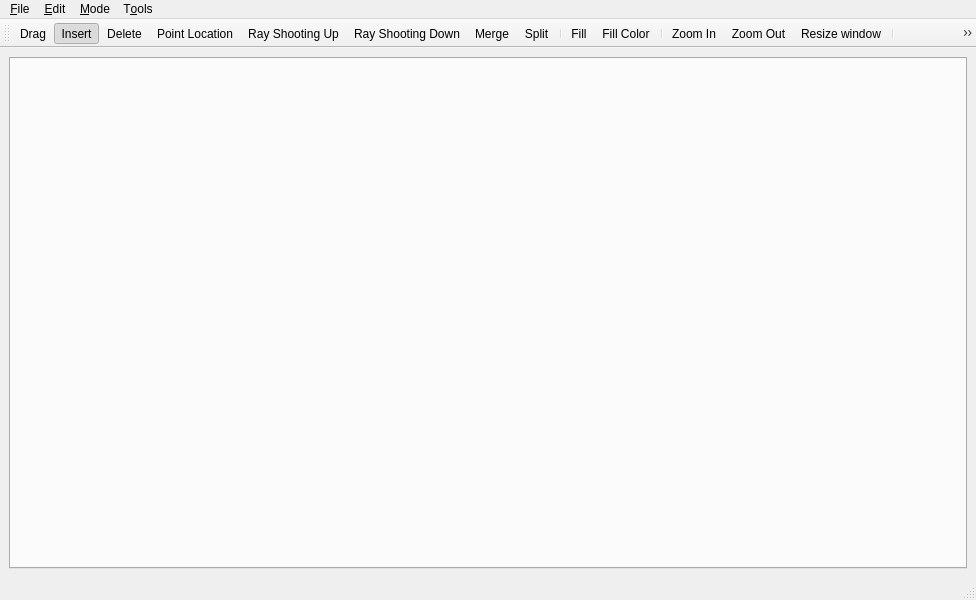
<?xml version="1.0" encoding="UTF-8"?>
<ui version="4.0">
 <class>ArrangementDemoWindow</class>
 <widget class="QMainWindow" name="ArrangementDemoWindow">
  <property name="geometry">
   <rect>
    <x>0</x>
    <y>0</y>
    <width>976</width>
    <height>600</height>
   </rect>
  </property>
  <property name="windowTitle">
   <string>Arrangement_2 Demo</string>
  </property>
  <widget class="QWidget" name="centralwidget">
   <layout class="QGridLayout" name="gridLayout">
    <item row="0" column="0">
     <widget class="QTabWidget" name="tabWidget">
      <property name="currentIndex">
       <number>-1</number>
      </property>
     </widget>
    </item>
   </layout>
  </widget>
  <widget class="QStatusBar" name="statusbar"/>
  <widget class="QToolBar" name="toolBar">
   <property name="windowTitle">
    <string>toolBar</string>
   </property>
   <attribute name="toolBarArea">
    <enum>TopToolBarArea</enum>
   </attribute>
   <attribute name="toolBarBreak">
    <bool>false</bool>
   </attribute>
   <addaction name="actionDrag"/>
   <addaction name="actionInsert"/>
   <addaction name="actionDelete"/>
   <addaction name="actionPointLocation"/>
   <addaction name="actionRayShootingUp"/>
   <addaction name="actionRayShootingDown"/>
   <addaction name="actionMerge"/>
   <addaction name="actionSplit"/>
   <addaction name="separator"/>
   <addaction name="actionFill"/>
   <addaction name="actionFillColor"/>
   <addaction name="separator"/>
   <addaction name="actionZoomIn"/>
   <addaction name="actionZoomOut"/>
   <addaction name="actionResizeWindow"/>
   <addaction name="separator"/>
   <addaction name="actionSnapMode"/>
   <addaction name="actionGridSnapMode"/>
   <addaction name="separator"/>
   <addaction name="actionLowerEnvelope"/>
   <addaction name="actionUpperEnvelope"/>
   <addaction name="separator"/>
   <addaction name="actionConicSegment"/>
   <addaction name="actionCurveRay"/>
   <addaction name="actionCurveLine"/>
   <addaction name="actionConicCircle"/>
   <addaction name="actionConicEllipse"/>
   <addaction name="actionConicThreePoint"/>
   <addaction name="actionConicFivePoint"/>
  </widget>
  <widget class="QMenuBar" name="menubar">
   <property name="geometry">
    <rect>
     <x>0</x>
     <y>0</y>
     <width>976</width>
     <height>25</height>
    </rect>
   </property>
   <widget class="QMenu" name="menu_File">
    <property name="title">
     <string>&amp;File</string>
    </property>
    <addaction name="actionNewTab"/>
    <addaction name="actionCloseTab"/>
    <addaction name="separator"/>
    <addaction name="actionOpen"/>
    <addaction name="actionSaveAs"/>
    <addaction name="separator"/>
    <addaction name="actionQuit"/>
   </widget>
   <widget class="QMenu" name="menuMode">
    <property name="title">
     <string>&amp;Mode</string>
    </property>
    <addaction name="actionDrag"/>
    <addaction name="actionInsert"/>
    <addaction name="actionDelete"/>
    <addaction name="actionPointLocation"/>
    <addaction name="actionRayShootingUp"/>
    <addaction name="actionRayShootingDown"/>
    <addaction name="actionMerge"/>
    <addaction name="actionSplit"/>
    <addaction name="actionFill"/>
   </widget>
   <widget class="QMenu" name="menu_Edit">
    <property name="title">
     <string>&amp;Edit</string>
    </property>
    <addaction name="actionResizeWindow"/>
    <addaction name="separator"/>
    <addaction name="actionSnapMode"/>
    <addaction name="actionGridSnapMode"/>
    <addaction name="separator"/>
    <addaction name="actionShowGrid"/>
    <addaction name="separator"/>
    <addaction name="actionPreferences"/>
   </widget>
   <widget class="QMenu" name="menuT_ools">
    <property name="title">
     <string>T&amp;ools</string>
    </property>
    <addaction name="actionOverlay"/>
   </widget>
   <addaction name="menu_File"/>
   <addaction name="menu_Edit"/>
   <addaction name="menuMode"/>
   <addaction name="menuT_ools"/>
  </widget>
  <action name="actionQuit">
   <property name="text">
    <string>&amp;Quit</string>
   </property>
  </action>
  <action name="actionInsert">
   <property name="checkable">
    <bool>true</bool>
   </property>
   <property name="checked">
    <bool>true</bool>
   </property>
   <property name="icon">
    <iconset resource="ArrangementDemoWindow.qrc">
     <normaloff>:/icons/demo_insert.xpm</normaloff>:/icons/demo_insert.xpm</iconset>
   </property>
   <property name="text">
    <string>&amp;Insert</string>
   </property>
  </action>
  <action name="actionDelete">
   <property name="checkable">
    <bool>true</bool>
   </property>
   <property name="icon">
    <iconset resource="ArrangementDemoWindow.qrc">
     <normaloff>:/icons/demo_delete.xpm</normaloff>:/icons/demo_delete.xpm</iconset>
   </property>
   <property name="text">
    <string>&amp;Delete</string>
   </property>
  </action>
  <action name="actionDrag">
   <property name="checkable">
    <bool>true</bool>
   </property>
   <property name="icon">
    <iconset resource="ArrangementDemoWindow.qrc">
     <normaloff>:/icons/hand.xpm</normaloff>:/icons/hand.xpm</iconset>
   </property>
   <property name="text">
    <string>Drag</string>
   </property>
  </action>
  <action name="actionPointLocation">
   <property name="checkable">
    <bool>true</bool>
   </property>
   <property name="icon">
    <iconset resource="ArrangementDemoWindow.qrc">
     <normaloff>:/icons/demo_pointlocation.xpm</normaloff>:/icons/demo_pointlocation.xpm</iconset>
   </property>
   <property name="text">
    <string>Point Location</string>
   </property>
  </action>
  <action name="actionRayShootingUp">
   <property name="checkable">
    <bool>true</bool>
   </property>
   <property name="icon">
    <iconset resource="ArrangementDemoWindow.qrc">
     <normaloff>:/icons/demo_rayshoot_up.xpm</normaloff>:/icons/demo_rayshoot_up.xpm</iconset>
   </property>
   <property name="text">
    <string>Ray Shooting Up</string>
   </property>
  </action>
  <action name="actionRayShootingDown">
   <property name="checkable">
    <bool>true</bool>
   </property>
   <property name="icon">
    <iconset resource="ArrangementDemoWindow.qrc">
     <normaloff>:/icons/demo_rayshoot_down.xpm</normaloff>:/icons/demo_rayshoot_down.xpm</iconset>
   </property>
   <property name="text">
    <string>Ray Shooting Down</string>
   </property>
  </action>
  <action name="actionMerge">
   <property name="checkable">
    <bool>true</bool>
   </property>
   <property name="icon">
    <iconset resource="ArrangementDemoWindow.qrc">
     <normaloff>:/icons/demo_merge.xpm</normaloff>:/icons/demo_merge.xpm</iconset>
   </property>
   <property name="text">
    <string>Merge</string>
   </property>
  </action>
  <action name="actionSplit">
   <property name="checkable">
    <bool>true</bool>
   </property>
   <property name="icon">
    <iconset resource="ArrangementDemoWindow.qrc">
     <normaloff>:/icons/demo_split.xpm</normaloff>:/icons/demo_split.xpm</iconset>
   </property>
   <property name="text">
    <string>Split</string>
   </property>
  </action>
  <action name="actionFill">
   <property name="checkable">
    <bool>true</bool>
   </property>
   <property name="icon">
    <iconset resource="ArrangementDemoWindow.qrc">
     <normaloff>:/icons/demo_fill.xpm</normaloff>:/icons/demo_fill.xpm</iconset>
   </property>
   <property name="text">
    <string>Fill</string>
   </property>
  </action>
  <action name="actionSnapMode">
   <property name="checkable">
    <bool>true</bool>
   </property>
   <property name="icon">
    <iconset resource="ArrangementDemoWindow.qrc">
     <normaloff>:/icons/demo_snapvertex.xpm</normaloff>:/icons/demo_snapvertex.xpm</iconset>
   </property>
   <property name="text">
    <string>Enable snapping</string>
   </property>
  </action>
  <action name="actionGridSnapMode">
   <property name="checkable">
    <bool>true</bool>
   </property>
   <property name="icon">
    <iconset resource="ArrangementDemoWindow.qrc">
     <normaloff>:/icons/demo_snapgrid.xpm</normaloff>:/icons/demo_snapgrid.xpm</iconset>
   </property>
   <property name="text">
    <string>Snap to grid</string>
   </property>
  </action>
  <action name="actionSegment">
   <property name="text">
    <string>Segment</string>
   </property>
  </action>
  <action name="actionPolyline">
   <property name="text">
    <string>Polyline</string>
   </property>
  </action>
  <action name="actionConic">
   <property name="text">
    <string>Conic</string>
   </property>
  </action>
  <action name="actionNewTab">
   <property name="text">
    <string>New tab</string>
   </property>
   <property name="shortcut">
    <string>Ctrl+N</string>
   </property>
  </action>
  <action name="actionOverlay">
   <property name="text">
    <string>&amp;Overlay...</string>
   </property>
  </action>
  <action name="actionPreferences">
   <property name="text">
    <string>&amp;Preferences...</string>
   </property>
  </action>
  <action name="actionShowGrid">
   <property name="checkable">
    <bool>true</bool>
   </property>
   <property name="text">
    <string>Show &amp;grid</string>
   </property>
  </action>
  <action name="actionLowerEnvelope">
   <property name="checkable">
    <bool>true</bool>
   </property>
   <property name="icon">
    <iconset resource="ArrangementDemoWindow.qrc">
     <normaloff>:/icons/lower_env_xpm.xpm</normaloff>:/icons/lower_env_xpm.xpm</iconset>
   </property>
   <property name="text">
    <string>Lower envelope</string>
   </property>
  </action>
  <action name="actionUpperEnvelope">
   <property name="checkable">
    <bool>true</bool>
   </property>
   <property name="icon">
    <iconset resource="ArrangementDemoWindow.qrc">
     <normaloff>:/icons/upper_env_xpm.xpm</normaloff>:/icons/upper_env_xpm.xpm</iconset>
   </property>
   <property name="text">
    <string>Upper envelope</string>
   </property>
  </action>
  <action name="actionConicSegment">
   <property name="checkable">
    <bool>true</bool>
   </property>
   <property name="icon">
    <iconset resource="ArrangementDemoWindow.qrc">
     <normaloff>:/icons/demo_conic_segment.xpm</normaloff>:/icons/demo_conic_segment.xpm</iconset>
   </property>
   <property name="text">
    <string>Segment</string>
   </property>
  </action>
  <action name="actionConicCircle">
   <property name="checkable">
    <bool>true</bool>
   </property>
   <property name="icon">
    <iconset resource="ArrangementDemoWindow.qrc">
     <normaloff>:/icons/demo_conic_circle.xpm</normaloff>:/icons/demo_conic_circle.xpm</iconset>
   </property>
   <property name="text">
    <string>Circle</string>
   </property>
  </action>
  <action name="actionConicEllipse">
   <property name="checkable">
    <bool>true</bool>
   </property>
   <property name="icon">
    <iconset resource="ArrangementDemoWindow.qrc">
     <normaloff>:/icons/demo_conic_ellipse.xpm</normaloff>:/icons/demo_conic_ellipse.xpm</iconset>
   </property>
   <property name="text">
    <string>Ellipse</string>
   </property>
  </action>
  <action name="actionConicThreePoint">
   <property name="checkable">
    <bool>true</bool>
   </property>
   <property name="icon">
    <iconset resource="ArrangementDemoWindow.qrc">
     <normaloff>:/icons/demo_conic_3points.xpm</normaloff>:/icons/demo_conic_3points.xpm</iconset>
   </property>
   <property name="text">
    <string>Three Point Conic</string>
   </property>
  </action>
  <action name="actionConicFivePoint">
   <property name="checkable">
    <bool>true</bool>
   </property>
   <property name="icon">
    <iconset resource="ArrangementDemoWindow.qrc">
     <normaloff>:/icons/demo_conic_5points.xpm</normaloff>:/icons/demo_conic_5points.xpm</iconset>
   </property>
   <property name="text">
    <string>Five Point Conic</string>
   </property>
  </action>
  <action name="actionCloseTab">
   <property name="text">
    <string>Close Tab</string>
   </property>
   <property name="shortcut">
    <string>Ctrl+W</string>
   </property>
  </action>
  <action name="actionSaveAs">
   <property name="text">
    <string>Save As...</string>
   </property>
   <property name="shortcut">
    <string>Ctrl+S</string>
   </property>
  </action>
  <action name="actionOpen">
   <property name="text">
    <string>Open...</string>
   </property>
   <property name="shortcut">
    <string>Ctrl+O</string>
   </property>
  </action>
  <action name="actionPrintConicCurves">
   <property name="text">
    <string>Print conic curves</string>
   </property>
  </action>
  <action name="actionZoomIn">
   <property name="icon">
    <iconset resource="ArrangementDemoWindow.qrc">
     <normaloff>:/icons/demo_zoomin.xpm</normaloff>:/icons/demo_zoomin.xpm</iconset>
   </property>
   <property name="text">
    <string>Zoom In</string>
   </property>
  </action>
  <action name="actionZoomOut">
   <property name="icon">
    <iconset resource="ArrangementDemoWindow.qrc">
     <normaloff>:/icons/demo_zoomout.xpm</normaloff>:/icons/demo_zoomout.xpm</iconset>
   </property>
   <property name="text">
    <string>Zoom Out</string>
   </property>
  </action>
  <action name="actionCurveRay">
   <property name="checkable">
    <bool>true</bool>
   </property>
   <property name="icon">
    <iconset resource="ArrangementDemoWindow.qrc">
     <normaloff>:/icons/demo_conic_ray.xpm</normaloff>:/icons/demo_conic_ray.xpm</iconset>
   </property>
   <property name="text">
    <string>Ray</string>
   </property>
  </action>
  <action name="actionCurveLine">
   <property name="checkable">
    <bool>true</bool>
   </property>
   <property name="icon">
    <iconset resource="ArrangementDemoWindow.qrc">
     <normaloff>:/icons/demo_conic_line.xpm</normaloff>:/icons/demo_conic_line.xpm</iconset>
   </property>
   <property name="text">
    <string>Line</string>
   </property>
  </action>
  <action name="actionFillColor">
   <property name="text">
    <string>Fill Color</string>
   </property>
   <property name="toolTip">
    <string>Set the fill color</string>
   </property>
  </action>
  <action name="actionResizeWindow">
   <property name="icon">
    <iconset resource="ArrangementDemoWindow.qrc">
     <normaloff>:/icons/layer-resize.png</normaloff>:/icons/layer-resize.png</iconset>
   </property>
   <property name="text">
    <string>Resize window...</string>
   </property>
  </action>
 </widget>
 <resources>
  <include location="ArrangementDemoWindow.qrc"/>
 </resources>
 <connections/>
</ui>
